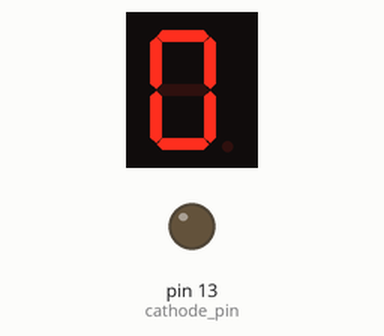
Simulated run of this sketch. Board: Arduino Uno, built with avr-gcc and run on an emulated ATmega328P. On the bench: 1-digit seven-segment display, output pins drawn as LEDs (lit = HIGH). Wiring (inferred from the names in the program): 1-digit 7-segment display, segments lit when HIGH: segments pin 12, pin 8, pin 5, pin 3, pin 2, pin 11, pin 6. The segment pins are drawn as the display they are named for; pins used as bus, display or sensor lines are not drawn.

Above: at 0.1 s.
At 0.6 s:
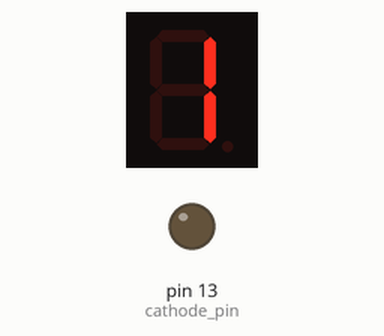
At 1.1 s:
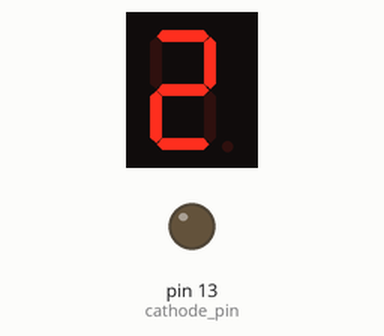
At 2.1 s:
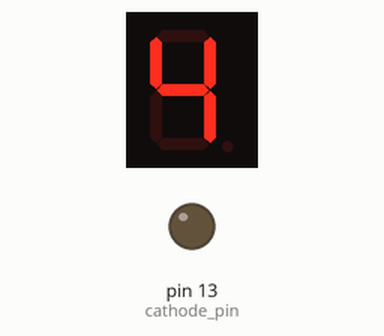
At 3.1 s:
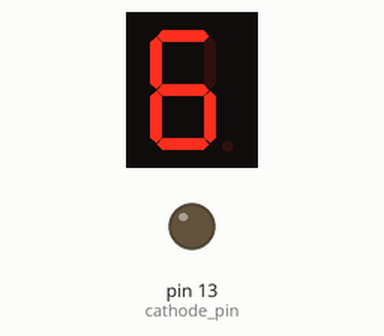
At 4.6 s:
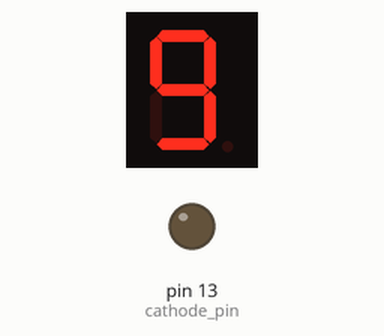

Measured:
- by itself, everything shown: repeats every 5.0 s, in 10 steps
- what the display in image 1 shows lasts 0.5 s, from 0.5 s to 1.0 s

The sketch:

seven_segment_led07.ino
```cpp
const int anode_pins[] = {12, 8, 5, 3, 2, 11, 6};    // アノードに接続するArduinoのピン
const int cathode_pin = 13;  // カソードに接続するArduinoのピン
const int number_of_anode_pins = sizeof(anode_pins) / sizeof(anode_pins[0]);

const int digits[] = {
  0b00111111, // 0
  0b00000110, // 1
  0b01011011, // 2
  0b01001111, // 3
  0b01100110, // 4
  0b01101101, // 5
  0b01111101, // 6
  0b00100111, // 7
  0b01111111, // 8
  0b01101111, // 9
};

// 数字(n)を表示する
void display_number (int n) {
  for (int i = 0; i < number_of_anode_pins; i++) {
    digitalWrite(anode_pins[i], digits[n] & (1 << i) ? HIGH : LOW);
  }
}

// setup()　は，最初に一度だけ実行される
void setup() {
  for (int i = 0; i < number_of_anode_pins; i++) {
    pinMode(anode_pins[i], OUTPUT);  // anode_pinsを出力モードに設定する
  }
  pinMode(cathode_pin, OUTPUT);  // cathode_pinを出力モードに設定する
}

void loop () {
  digitalWrite(cathode_pin, LOW);

  display_number(0);
  delay(500);
  display_number(1);
  delay(500);
  display_number(2);
  delay(500);
  display_number(3);
  delay(500);
  display_number(4);
  delay(500);
  display_number(5);
  delay(500);
  display_number(6);
  delay(500);
  display_number(7);
  delay(500);
  display_number(8);
  delay(500);
  display_number(9);
  delay(500);
}
```
